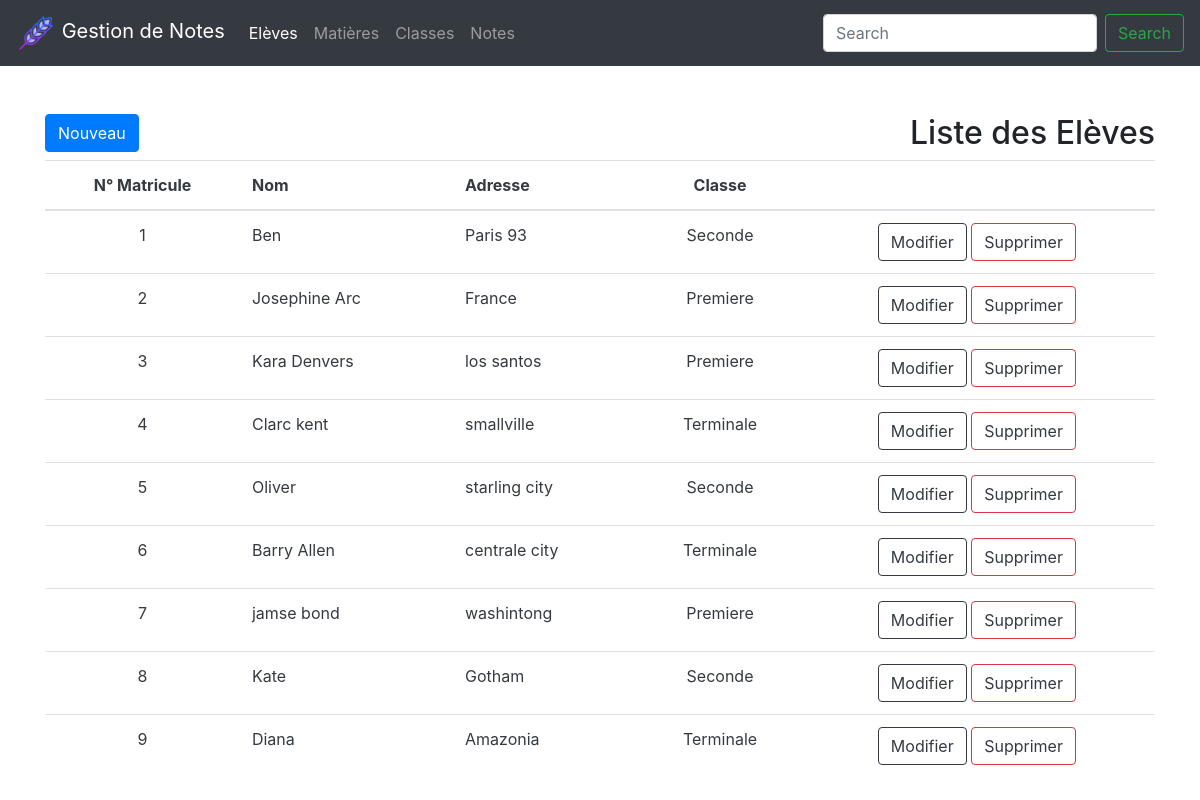
Page /views/Eleve/index.php on the committed database.
### tables this page shows
CREATE TABLE `eleve` (
  `idEleve` int(11) NOT NULL,
  `numMatricule` int(11) NOT NULL,
  `nom` varchar(50) NOT NULL,
  `adresse` varchar(50) NOT NULL,
  `idClasse` int(11) NOT NULL
);

CREATE TABLE `classe` (
  `idClasse` int(11) NOT NULL,
  `classe` varchar(20) NOT NULL
);

### models/eleve.php (called while the page is built, shortened)
<?php
    class Eleve {
        private $conn;
        public function __construct($db)
        {
            $this->conn = $db;
        }
        public function lister_eleve()
        {
            $query = 'SELECT e.numMatricule, e.nom, e.adresse, c.classe idClasse FROM classe c, eleve e WHERE e.idClasse = c.idClasse ORDER BY numMatricule ';
            $statement = $this->conn->prepare($query);
            $statement->execute();
            return $statement;
        }
    }

### views/Eleve/index.php (the view, shortened to what this page needs)
<?php
	include '../../models/eleve.php';
	$database = new Database();
    $db = $database->connect();
    $eleve = new Eleve($db);
    $result = $eleve->lister_eleve();
    $liste_eleve = $result->fetchAll(PDO::FETCH_ASSOC);
?>
<!DOCTYPE html>
<html>
	<head>
		<link rel="stylesheet" type="text/css" href="../../assets/css/bootstrap.css">
		<link rel="stylesheet" type="text/css" href="../../assets/css/style.css">
		<?php include_once '../header.php' ?>
	</head>
	<body>
		<div class="container mt-5">
			<h2 class="float-right">Liste des Elèves</h2>
		</div>
		<div class="container">
			<button type="button" class="btn btn-primary" data-toggle="modal" data-target="#nouveau">
			    Nouveau
			</button>
			<table class="table text-dark table-hover">
			    <thead>
			      <tr>
			        <th class="text-center">N° Matricule</th>
			        <th>Nom</th>
			        <th>Adresse</th>
			        <th class="text-center">Classe</th>
			        <th></th>
			      </tr>
			    </thead>
			    <tbody>
			      <?php foreach ($liste_eleve as $data) { ?>
					<tr>
						<td class="text-center"><?= $data['numMatricule'] ?></td>
						<td><?= $data['nom'] ?></td>
						<td><?= $data['adresse'] ?></td>
						<td class="text-center"><?= $data['idClasse'] ?></td>
						<td class="text-center">
				        	<a class="btn btn-outline-dark" data-toggle="modal" data-target="#modifier"><span>Modifier</span></a>
				        	<a class="btn btn-outline-danger" data-toggle="modal" data-target="#supprimer"><span>Supprimer</span></a>
			        </td>
					</div>
				<?php } ?>
	</body>
</html>

### views/header.php (shortened to what this page needs)
<?php
	$url = "http://localhost/GestionNotes/";
?>
<nav class="navbar navbar-expand-lg navbar-dark bg-dark ">
	<a class="navbar-brand" href="#"> <span><img id="logo" src="<?= $url ?>assets/img/logo.png"></span> Gestion de Notes</a>
	<div class="collapse navbar-collapse mr-0" id="navbarSupportedContent" >
		<ul class="navbar-nav mr-auto">
		  <li class="nav-item active">
			<a class="nav-link" href="<?= $url ?>views/Eleve/index.php">Elèves </a>
		  </li>
		  <li class="nav-item">
			<a class="nav-link" href="<?= $url ?>views/Matiere/index.php">Matières</a>
		  </li>
		  <li class="nav-item">
			<a class="nav-link" href="<?= $url ?>views/Classe/index.php">Classes</a>
		  </li>
		  <li class="nav-item">
			<a class="nav-link" href="<?= $url ?>views/Note/index.php">Notes</a>
		  </li>
		</ul>
		<form class="form-inline my-2 my-lg-0">
		  <input class="form-control mr-sm-2" type="search" placeholder="Search" aria-label="Search">
		  <button class="btn btn-outline-success my-2 my-sm-0" type="submit">Search</button>
		</form>
	</div>
</nav>

### assets/css/style.css (style rules this page uses)
#logo { height: 40px; }
table { border: none !important; }

### rows in the picture
eleve: numMatricule "1", nom "Ben", adresse "Paris 93", idClasse.classe "Seconde"
eleve: numMatricule "2", nom "Josephine Arc", adresse "France", idClasse.classe "Premiere"
eleve: numMatricule "3", nom "Kara Denvers", adresse "los santos", idClasse.classe "Premiere"
eleve: numMatricule "4", nom "Clarc kent", adresse "smallville", idClasse.classe "Terminale"
eleve: numMatricule "5", nom "Oliver", adresse "starling city", idClasse.classe "Seconde"
eleve: numMatricule "6", nom "Barry Allen", adresse "centrale city", idClasse.classe "Terminale"
eleve: numMatricule "7", nom "jamse bond", adresse "washintong", idClasse.classe "Premiere"
eleve: numMatricule "8", nom "Kate", adresse "Gotham", idClasse.classe "Seconde"
eleve: numMatricule "9", nom "Diana", adresse "Amazonia", idClasse.classe "Terminale"
